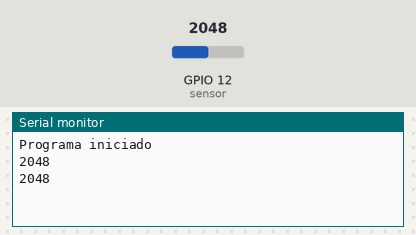
This sketch was run on a simulated ESP32. On the bench: the last lines printed to the serial monitor. Inputs (shaded band) come from the test bench; at power-on: GPIO 12 (sensor) = 2048.

Above: at 2.2 s.
2.3 s: GPIO 12 (sensor) set to 2866
At 3.6 s:
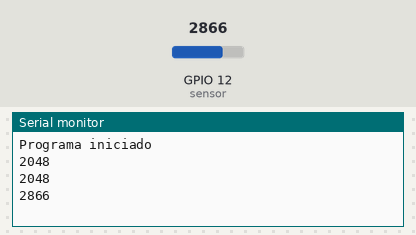
3.8 s: GPIO 12 (sensor) set to 3603
At 4.8 s:
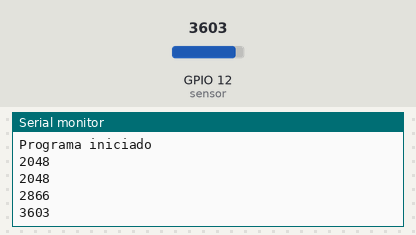
Timing chart, 0 to 6.8 s (numbered marks = the images above; inputs shaded):
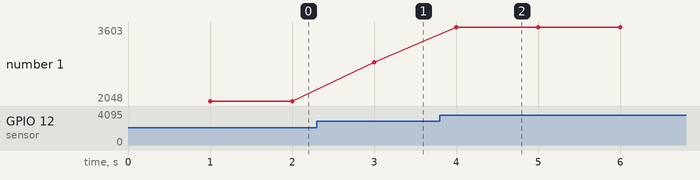

Measured:
- after the input at 2.3 s, the serial monitor: prints a new line after 0.70 s (image 1)
- after the input at 3.8 s, the serial monitor: prints a new line after 0.20 s (image 2)
- plotted number 1: 2048 → 2866 after the input at 2.3 s, 2866 → 3603 after the input at 3.8 s

The sketch:

MQ-6-ESP32CAM.ino
```cpp
/*Fecha:1 de diciembre del 2021
 * Author: Skovks
 *
 * Este programa realiza una lectura simple de un pin analogico en el ESP32CAM.
 * Este programa esta orientado a realizar la lectura del sensor MQ-6
 *
 * ESP32CAM      MQ-6
 * 3.3           VCC
 * GND           GND
 * GPIO12        A0
 *
 */
//bibliotecas

//constantes
int sensor = 12;

//variable

//configuracion del programa
void setup() {
  // Codigo
  Serial.begin(115200); //Inicia la comunicacion serial
  Serial.println("Programa iniciado");//mensaje de prueba
  delay(1000);//espera estandar
}

void loop() {
  // Codigo
  int dato = analogRead(sensor);//lectura del sensor
  //Serial.print("El valor del sensor es:");
  Serial.println(dato); //se imprimen los datos
  delay(1000);//espera estandar
}
```
